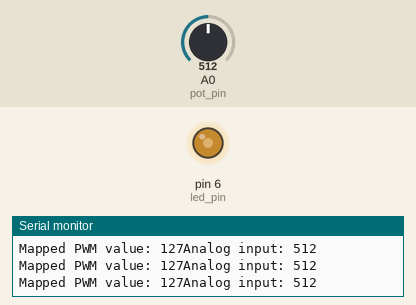
This sketch was run on a simulated Arduino Uno, built with avr-gcc and run on an emulated ATmega328P. Parts: output pins drawn as LEDs (lit = HIGH), the last lines printed to the serial monitor. The test bench sets the inputs (shaded band); at power-on: A0 (pot_pin) = 512.

Above: at 1.2 s.
1.3 s: A0 (pot_pin) set to 416
At 2.3 s:
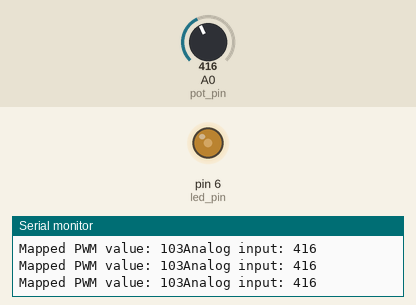
2.8 s: A0 (pot_pin) set to 393
At 3.3 s:
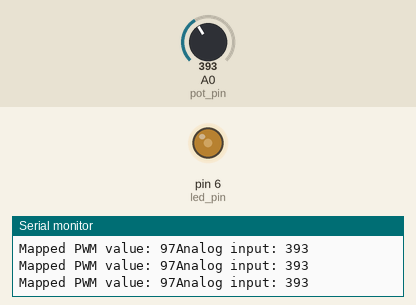
5.8 s: A0 (pot_pin) set to 1023
At 6.9 s:
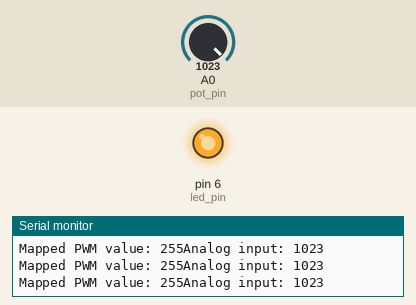
7.3 s: A0 (pot_pin) set to 988
At 8.1 s:
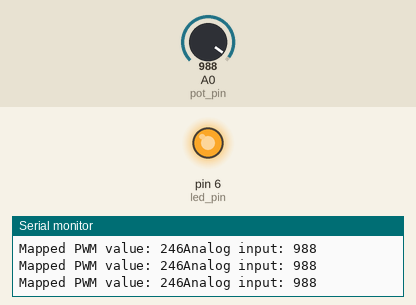
10.3 s: A0 (pot_pin) set to 716
At 11.4 s:
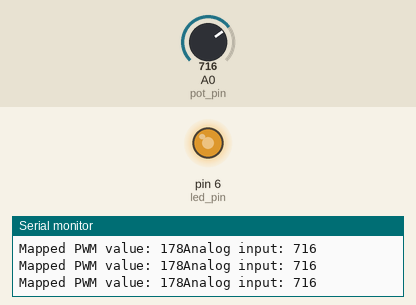
11.8 s: A0 (pot_pin) set to 511
At 12.5 s:
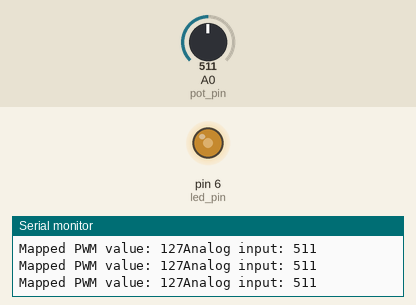
Timing chart, 0 to 14.8 s (numbered marks = the images above; inputs shaded):
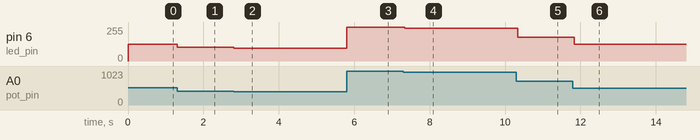

The sketch:

serial_monitor.ino
```cpp
//Programming the Arduino to adjust the LED’s brightness using potentiometer and code
int led_pin = 6;
int pot_pin = A0;
int output;
int led_value;

void setup()
{
  pinMode(led_pin, OUTPUT);
}

void loop(){
  //reading from potentiometer
  output = analogRead(pot_pin);
  //mapping the values between 0 to 255 bcos we can give output
  //from 0 - 255 using the analog function
  led_value = map(output, 0, 1023, 0, 255);
  analogWrite(led_pin, led_value);
  delay(1);

  Serial.begin(9600);
  Serial.print("Analog input: ");
  Serial.println(output);
  Serial.print("Mapped PWM value: ");
  Serial.print(led_value);
}
```

Measured:
- after the input at 1.3 s, pin 6 (led_pin): 127/255 → 103/255 at once
- after the input at 2.8 s, pin 6 (led_pin): 103/255 → 97/255 at once
- after the input at 5.8 s, pin 6 (led_pin): 97/255 → 255/255 at once
- after the input at 7.3 s, pin 6 (led_pin): 255/255 → 246/255 at once
- after the input at 10.3 s, pin 6 (led_pin): 246/255 → 178/255 at once
- after the input at 11.8 s, pin 6 (led_pin): 178/255 → 127/255 at once
